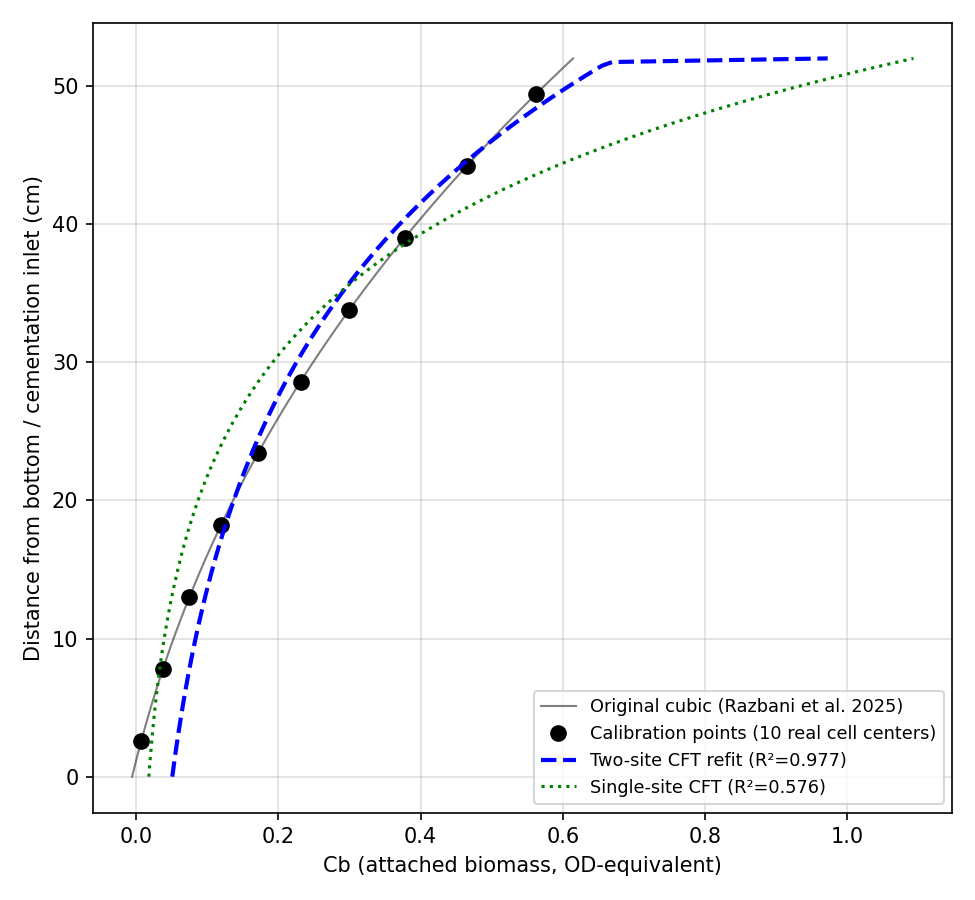

Write the Python code that produced this figure.
"""Refit the attached-biomass profile Cb(x) using colloid filtration theory
(CFT), calibrated against the real 0-52 cm data, instead of the raw cubic
polynomial currently used in MICP_Simulation_T3B.py.

Where the "real data" comes from: Razbani et al. (2025) fit a third-degree
polynomial to their measured attached-biomass density (their Fig. 2, itself
derived from Martinez et al. 2013's unattached-bacteria profile scaled to
total retained cells). We don't have their raw digitized points, but we DO
have the polynomial that reproduces them at the 10 real cell centers - so
those 10 (x, Cb) pairs, evaluated from the cubic at the actual calibrated
cell positions, are used here as the calibration target. This is the same
real information Razbani et al. fit to, just re-fit with a mechanistic
functional form instead of an unconstrained polynomial.

CRITICAL DIRECTION NOTE: biomass was injected TOP-DOWN (Razbani et al.,
citing Martinez et al. 2013), while cementation solution (what TRANSPORT
models) flows BOTTOM-UP. Cell 1 = bottom = cementation inlet; the top of
the 52 cm column (x=52) is where biomass was actually introduced. So the
correct filtration distance is measured FROM THE TOP, not from cell 1 -
this is why Cb *increases* with cell number even though filtration theory
predicts *decay* away from an injection point: cell 10 (x=49.4) is close
to the biomass injection point (distance ~2.6 cm), and cell 1 (x=2.6) is
far from it (distance ~49.4 cm).

A single-site exponential decay from that top point fits poorly (R^2=0.58)
- the real profile's growth ratio between cells is not constant, which
rules out a clean single-rate exponential. A two-site (bi-exponential)
model - a standard CFT extension for exactly this kind of profile
(Bradford et al.; Tufenkji & Elimelech) - fits well (R^2=0.977).
"""

import numpy as np
import matplotlib.pyplot as plt
from scipy.optimize import curve_fit

CELL_L = 5.2
N_CELLS = 10
COLUMN_LEN = N_CELLS * CELL_L  # 52 cm

x = np.array([i * CELL_L - CELL_L / 2 for i in range(1, N_CELLS + 1)])  # from bottom (cementation inlet)
x_top = COLUMN_LEN - x                                                  # from top (biomass injection point)


def cb_cubic(x):
    """The original Razbani et al. (2025) polynomial fit, evaluated at the
    real calibrated cell centers - our stand-in for their raw data."""
    return (5.66e-1 * x ** 3 + 1.1e2 * x ** 2 + 4.67e3 * x - 5.62e3) / 1e6


Cb_data = cb_cubic(x)


def r2(y, pred):
    ss_res = np.sum((y - pred) ** 2)
    ss_tot = np.sum((y - y.mean()) ** 2)
    return 1 - ss_res / ss_tot


# --- single-site CFT: Cb = Cb0 * exp(-lambda * x_top) ---
A = np.vstack([x_top, np.ones_like(x_top)]).T
slope, intercept = np.linalg.lstsq(A, np.log(Cb_data), rcond=None)[0]
lam_single, Cb0_single = -slope, np.exp(intercept)
pred_single = Cb0_single * np.exp(-lam_single * x_top)
r2_single = r2(Cb_data, pred_single)


# --- two-site CFT: Cb = A1*exp(-l1*x_top) + A2*exp(-l2*x_top) ---
def biexp(xt, A1, l1, A2, l2):
    return A1 * np.exp(-l1 * xt) + A2 * np.exp(-l2 * xt)


popt, _ = curve_fit(biexp, x_top, Cb_data, p0=[0.7, 0.05, 0.3, 15], maxfev=20000)
A1, l1, A2, l2 = popt
pred_biexp = biexp(x_top, *popt)
r2_biexp = r2(Cb_data, pred_biexp)

print("Calibration points (from the real 0-52cm cubic, at the 10 actual cell centers):")
for xi, xti, cbi in zip(x, x_top, Cb_data):
    print(f"  x={xi:5.1f} cm (from bottom)  x_top={xti:5.1f} cm (from biomass injection)  Cb={cbi:.4f}")

print(f"\nSingle-site CFT:  Cb0={Cb0_single:.4f}  lambda={lam_single:.5f} /cm  "
      f"(filtration length {1/lam_single:.1f} cm)  R^2={r2_single:.4f}  <- poor fit")
print(f"Two-site CFT:     A1={A1:.4f} lambda1={l1:.5f} /cm (slow site, length {1/l1:.1f} cm)")
print(f"                  A2={A2:.4f} lambda2={l2:.5f} /cm (fast site, length {1/l2:.2f} cm)")
print(f"                  R^2={r2_biexp:.4f}  <- good fit, adopted")

# ---------------------------------------------------------------------------
# What this means for extending the column - THIS IS NOT A FREE CHOICE.
# x_top = 0 is a physical location: the actual top of Martinez et al.'s real
# 52 cm column, where biomass injection stopped. Two different "extensions"
# are physically different scenarios, not two guesses at the same thing:
#
#   (a) Extending BELOW the original bottom (more column before cell 1):
#       x_top keeps INCREASING past 52 cm - the fitted decay continues
#       naturally and Cb keeps falling toward zero. Well-posed.
#   (b) Extending ABOVE the original top (more column past cell 10, which
#       is what "expand to 1 m" has meant everywhere else in this project):
#       those cells are BEYOND where biomass was ever introduced. Sliding
#       x_top negative and evaluating exp(+lambda*|x_top|) would make Cb
#       grow again - not because more bacteria are there, but because nothing
#       in a purely mathematical extrapolation knows the injection zone
#       ended. Physically the sane assumption for "same biomass inoculation,
#       longer column of otherwise identical sand" is Cb -> 0 beyond x=52,
#       since no bacteria were ever introduced past that point.
# ---------------------------------------------------------------------------

print("\nExtension beyond the calibrated 52 cm domain depends on which physical "
      "scenario is intended (see docstring/comments) - this script does not "
      "assume one; it only refits the validated 0-52cm range.")

fig, ax = plt.subplots(figsize=(6.5, 6))
x_fine = np.linspace(0, COLUMN_LEN, 200)
xtop_fine = COLUMN_LEN - x_fine
ax.plot(cb_cubic(x_fine), x_fine, "k-", lw=1, alpha=0.5, label="Original cubic (Razbani et al. 2025)")
ax.plot(Cb_data, x, "ko", ms=7, label="Calibration points (10 real cell centers)")
ax.plot(biexp(xtop_fine, *popt), x_fine, "b--", lw=2,
        label=f"Two-site CFT refit (R²={r2_biexp:.3f})")
ax.plot(Cb0_single * np.exp(-lam_single * xtop_fine), x_fine, "g:", lw=1.5,
        label=f"Single-site CFT (R²={r2_single:.3f})")
ax.set_xlabel("Cb (attached biomass, OD-equivalent)")
ax.set_ylabel("Distance from bottom / cementation inlet (cm)")
ax.legend(fontsize=8.5)
ax.grid(alpha=0.4)
fig.tight_layout()
fig.savefig("MICP_biomass_CFT_refit.png", dpi=150)
print("saved MICP_biomass_CFT_refit.png")
plt.show()
